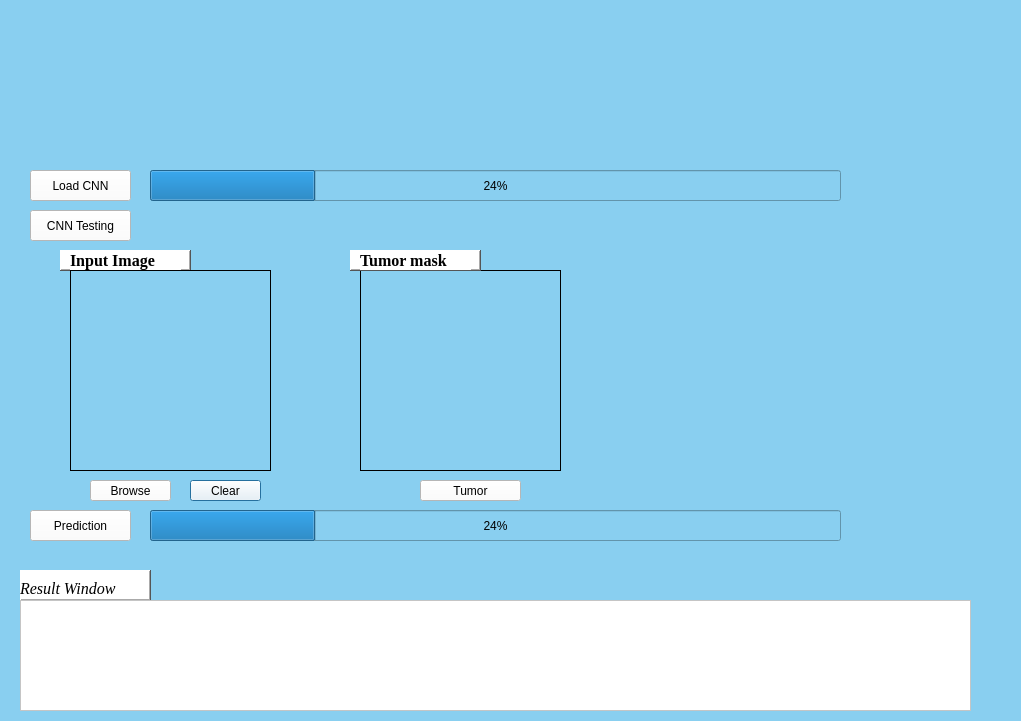
<?xml version="1.0" encoding="UTF-8"?>
<ui version="4.0">
 <class>Dialog</class>
 <widget class="QDialog" name="Dialog">
  <property name="geometry">
   <rect>
    <x>0</x>
    <y>0</y>
    <width>1021</width>
    <height>721</height>
   </rect>
  </property>
  <property name="windowTitle">
   <string>Dialog</string>
  </property>
  <property name="styleSheet">
   <string notr="true">background-color: rgb(137, 207, 240);</string>
  </property>
  <widget class="QPushButton" name="cls">
   <property name="geometry">
    <rect>
     <x>190</x>
     <y>480</y>
     <width>71</width>
     <height>21</height>
    </rect>
   </property>
   <property name="styleSheet">
    <string notr="true">background-color: rgb(255, 255, 255);</string>
   </property>
   <property name="text">
    <string>Clear</string>
   </property>
  </widget>
  <widget class="QProgressBar" name="predbar">
   <property name="geometry">
    <rect>
     <x>150</x>
     <y>510</y>
     <width>691</width>
     <height>31</height>
    </rect>
   </property>
   <property name="value">
    <number>24</number>
   </property>
  </widget>
  <widget class="QPushButton" name="load">
   <property name="geometry">
    <rect>
     <x>30</x>
     <y>170</y>
     <width>101</width>
     <height>31</height>
    </rect>
   </property>
   <property name="styleSheet">
    <string notr="true">background-color: rgb(255, 255, 255);</string>
   </property>
   <property name="text">
    <string>Load CNN</string>
   </property>
  </widget>
  <widget class="QLabel" name="label_5">
   <property name="geometry">
    <rect>
     <x>0</x>
     <y>0</y>
     <width>1041</width>
     <height>161</height>
    </rect>
   </property>
   <property name="text">
    <string/>
   </property>
   <property name="pixmap">
    <pixmap>../../Desktop/Bannnerr.jpg</pixmap>
   </property>
  </widget>
  <widget class="QPushButton" name="browse">
   <property name="geometry">
    <rect>
     <x>90</x>
     <y>480</y>
     <width>81</width>
     <height>21</height>
    </rect>
   </property>
   <property name="styleSheet">
    <string notr="true">background-color: rgb(255, 255, 255);</string>
   </property>
   <property name="text">
    <string>Browse</string>
   </property>
  </widget>
  <widget class="QPushButton" name="cnntest">
   <property name="geometry">
    <rect>
     <x>30</x>
     <y>210</y>
     <width>101</width>
     <height>31</height>
    </rect>
   </property>
   <property name="styleSheet">
    <string notr="true">background-color: rgb(255, 255, 255);</string>
   </property>
   <property name="text">
    <string>CNN Testing</string>
   </property>
  </widget>
  <widget class="QFrame" name="frame">
   <property name="geometry">
    <rect>
     <x>20</x>
     <y>570</y>
     <width>131</width>
     <height>31</height>
    </rect>
   </property>
   <property name="styleSheet">
    <string notr="true">background-color: rgb(255, 255, 255);</string>
   </property>
   <property name="frameShape">
    <enum>QFrame::WinPanel</enum>
   </property>
   <property name="frameShadow">
    <enum>QFrame::Raised</enum>
   </property>
   <widget class="QLabel" name="label_2">
    <property name="geometry">
     <rect>
      <x>0</x>
      <y>10</y>
      <width>121</width>
      <height>16</height>
     </rect>
    </property>
    <property name="font">
     <font>
      <family>Times New Roman</family>
      <pointsize>12</pointsize>
      <italic>true</italic>
     </font>
    </property>
    <property name="text">
     <string>Result Window</string>
    </property>
   </widget>
  </widget>
  <widget class="QPushButton" name="predic">
   <property name="geometry">
    <rect>
     <x>30</x>
     <y>510</y>
     <width>101</width>
     <height>31</height>
    </rect>
   </property>
   <property name="styleSheet">
    <string notr="true">background-color: rgb(255, 255, 255);</string>
   </property>
   <property name="text">
    <string>Prediction</string>
   </property>
  </widget>
  <widget class="QTextBrowser" name="textBrowser">
   <property name="geometry">
    <rect>
     <x>20</x>
     <y>600</y>
     <width>951</width>
     <height>111</height>
    </rect>
   </property>
   <property name="styleSheet">
    <string notr="true">background-color: rgb(255, 255, 255);</string>
   </property>
  </widget>
  <widget class="QProgressBar" name="loadbar">
   <property name="geometry">
    <rect>
     <x>150</x>
     <y>170</y>
     <width>691</width>
     <height>31</height>
    </rect>
   </property>
   <property name="value">
    <number>24</number>
   </property>
  </widget>
  <widget class="QFrame" name="frame_2">
   <property name="geometry">
    <rect>
     <x>60</x>
     <y>250</y>
     <width>131</width>
     <height>21</height>
    </rect>
   </property>
   <property name="styleSheet">
    <string notr="true">background-color: rgb(255, 255, 255);</string>
   </property>
   <property name="frameShape">
    <enum>QFrame::WinPanel</enum>
   </property>
   <property name="frameShadow">
    <enum>QFrame::Raised</enum>
   </property>
   <widget class="QLabel" name="label_3">
    <property name="geometry">
     <rect>
      <x>10</x>
      <y>0</y>
      <width>111</width>
      <height>20</height>
     </rect>
    </property>
    <property name="font">
     <font>
      <family>Times New Roman</family>
      <pointsize>12</pointsize>
      <weight>75</weight>
      <bold>true</bold>
     </font>
    </property>
    <property name="text">
     <string>Input Image</string>
    </property>
   </widget>
  </widget>
  <widget class="QLabel" name="label">
   <property name="geometry">
    <rect>
     <x>70</x>
     <y>270</y>
     <width>201</width>
     <height>201</height>
    </rect>
   </property>
   <property name="frameShape">
    <enum>QFrame::Box</enum>
   </property>
   <property name="text">
    <string/>
   </property>
  </widget>
  <widget class="QLabel" name="label3">
   <property name="geometry">
    <rect>
     <x>360</x>
     <y>270</y>
     <width>201</width>
     <height>201</height>
    </rect>
   </property>
   <property name="frameShape">
    <enum>QFrame::Box</enum>
   </property>
   <property name="text">
    <string/>
   </property>
  </widget>
  <widget class="QFrame" name="frame_4">
   <property name="geometry">
    <rect>
     <x>350</x>
     <y>250</y>
     <width>131</width>
     <height>21</height>
    </rect>
   </property>
   <property name="styleSheet">
    <string notr="true">background-color: rgb(255, 255, 255);</string>
   </property>
   <property name="frameShape">
    <enum>QFrame::WinPanel</enum>
   </property>
   <property name="frameShadow">
    <enum>QFrame::Raised</enum>
   </property>
   <widget class="QLabel" name="label_7">
    <property name="geometry">
     <rect>
      <x>10</x>
      <y>0</y>
      <width>111</width>
      <height>20</height>
     </rect>
    </property>
    <property name="font">
     <font>
      <family>Times New Roman</family>
      <pointsize>12</pointsize>
      <weight>75</weight>
      <bold>true</bold>
     </font>
    </property>
    <property name="text">
     <string>Tumor mask</string>
    </property>
   </widget>
  </widget>
  <widget class="QPushButton" name="mask">
   <property name="geometry">
    <rect>
     <x>420</x>
     <y>480</y>
     <width>101</width>
     <height>21</height>
    </rect>
   </property>
   <property name="styleSheet">
    <string notr="true">background-color: rgb(255, 255, 255);</string>
   </property>
   <property name="text">
    <string>Tumor</string>
   </property>
  </widget>
 </widget>
 <resources/>
 <connections/>
</ui>
